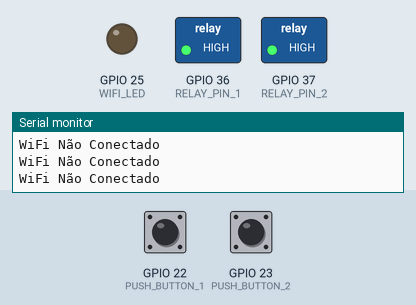
This sketch was run on a simulated ESP32. On the bench: switched loads named in the sketch (green lamp = pin HIGH), output pins drawn as LEDs (lit = HIGH), the last lines printed to the serial monitor. Dashed ring = blinking. The inputs (shaded band) are chosen by the test bench; at power-on: GPIO 22 (PUSH_BUTTON_1) HIGH, GPIO 23 (PUSH_BUTTON_2) HIGH. WiFi joins after 1.5 s; servers stay silent unless stated.

Above: at 1.2 s.
1.3 s: GPIO 22 (PUSH_BUTTON_1) pulled LOW for 1 s
At 4.0 s:
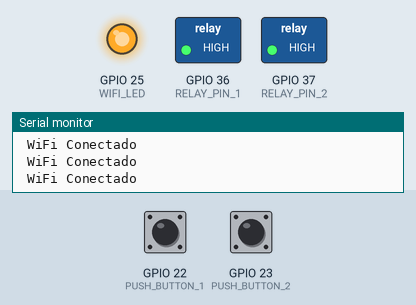
4.5 s: GPIO 23 (PUSH_BUTTON_2) pulled LOW for 3.2 s
At 4.6 s:
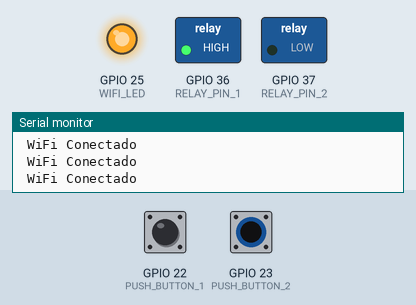
9.2 s: GPIO 22 (PUSH_BUTTON_1) pulled LOW for 0.15 s
At 10.2 s:
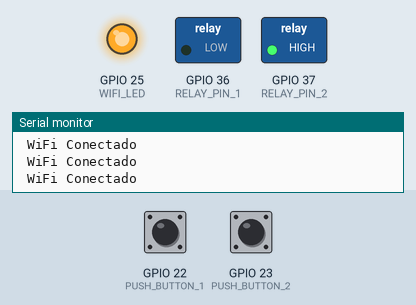
10.8 s: GPIO 23 (PUSH_BUTTON_2) pulled LOW for 1 s
At 12.2 s:
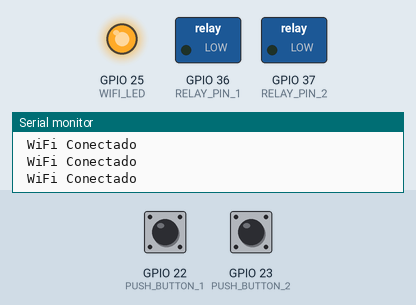
13.3 s: GPIO 23 (PUSH_BUTTON_2) pulled LOW for 0.15 s
At 14.4 s:
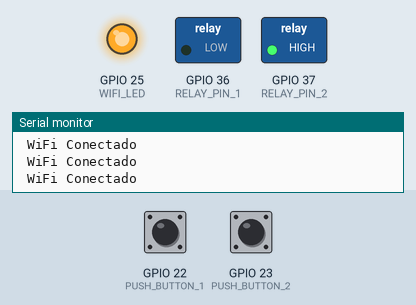
16.4 s: GPIO 22 (PUSH_BUTTON_1) pulsed LOW 2 times (0.12 s each, 0.3 s apart)
At 16.56 s:
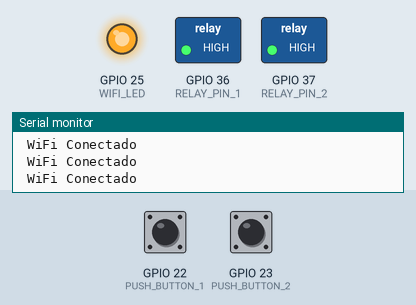
Timing chart, 0 to 19.4 s (numbered marks = the images above; inputs shaded):
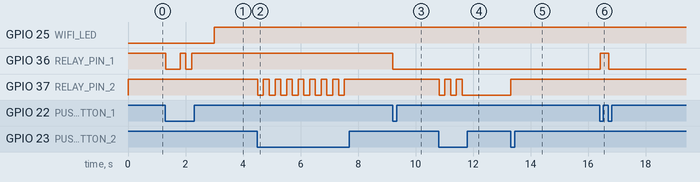

Measured:
- after the input at 1.3 s, GPIO 36 (RELAY_PIN_1): HIGH → LOW at once, → HIGH 0.50 s later, → LOW 0.20 s later, → HIGH 0.20 s later
- after the input at 4.5 s, GPIO 37 (RELAY_PIN_2): alternates HIGH for 0.20 s and LOW for 0.20 s, 16 changes in all, then stays HIGH, starting at once
- after the input at 9.2 s, GPIO 36 (RELAY_PIN_1): HIGH → LOW at once
- after the input at 10.8 s, GPIO 37 (RELAY_PIN_2): alternates HIGH for 0.20 s and LOW for 0.20 s, 5 changes in all, then stays LOW, starting at once
- after the input at 13.3 s, GPIO 37 (RELAY_PIN_2): LOW → HIGH at once
- after the input at 16.4 s, GPIO 36 (RELAY_PIN_1): LOW → HIGH at once, → LOW 0.29 s later

The sketch:

AutomacaoResidencial-2botoes-2reles.ino
```cpp
#include <WiFi.h>
#include <WiFiClient.h>
#include <DHT.h>
#include <BlynkSimpleEsp32.h>

BlynkTimer timer;

int toggleState_1 = 1;
int pushButton1State = HIGH;

int toggleState_2 = 1;
int pushButton2State = HIGH;

int wifiFlag = 0;

// --- Mapeamento de Hardware ---
int  BLYNK_PRINT = Serial;
int  DHTTYPE = DHT22;
int  DHTPIN  =  38;

DHT dht(DHTPIN, DHTTYPE);

#define AUTH "WW7eZUxja-yaJ04fANp6KF-z0N1K63Jg"                 // You should get Auth Token in the Blynk App.
#define WIFI_SSID "RVR 2,4GHz"             //Enter Wifi Name
#define WIFI_PASS "RodrigoValRobson2021"         //Enter wifi Password

#define RELAY_PIN_1      36   //D12 Pinos funcionais
#define RELAY_PIN_2      37   //D23 Pinos funcionais
#define WIFI_LED         25   //D25

#define PUSH_BUTTON_1    22   //D13 Pinos funcionais
#define PUSH_BUTTON_2    23   //D21 Pinos funcionais

#define VPIN_BUTTON_1    V1
#define VPIN_BUTTON_2    V2

void relayOnOff(int relay){

    switch(relay){
      case 1:
             if(toggleState_1 == 0){
              digitalWrite(RELAY_PIN_1, HIGH); // turn on relay 1
              toggleState_1 = 1;
              }
             else{
              digitalWrite(RELAY_PIN_1, LOW); // turn off relay 1
              toggleState_1 = 0;
              }
             delay(200);
      break;
      case 2:
             if(toggleState_2 == 0){
              digitalWrite(RELAY_PIN_2, HIGH); // turn on relay 2
              toggleState_2 = 1;
              }
             else{
              digitalWrite(RELAY_PIN_2, LOW); // turn off relay 2
              toggleState_2 = 0;
              }
             delay(200);
      break;
      default : break;
      }
}

BLYNK_CONNECTED() {
  // Request the latest state from the server
  Blynk.syncVirtual(VPIN_BUTTON_1);
  Blynk.syncVirtual(VPIN_BUTTON_2);
}

// When App button is pushed - switch the state

BLYNK_WRITE(VPIN_BUTTON_1) {
  toggleState_1 = param.asInt();
  digitalWrite(RELAY_PIN_1, toggleState_1);
}

BLYNK_WRITE(VPIN_BUTTON_2) {
  toggleState_2 = param.asInt();
  digitalWrite(RELAY_PIN_2, toggleState_2);
}

void with_internet(){
  if (digitalRead(PUSH_BUTTON_1) == LOW) {
      relayOnOff(1);
      // Update Button Widget
      Blynk.virtualWrite(VPIN_BUTTON_1, toggleState_1);
    }
  if (digitalRead(PUSH_BUTTON_2) == LOW) {
      relayOnOff(2);
      // Update Button Widget
      Blynk.virtualWrite(VPIN_BUTTON_2, toggleState_2);
    }
}
void without_internet(){
  if (digitalRead(PUSH_BUTTON_1) == LOW) {
      relayOnOff(1);
    }
  if (digitalRead(PUSH_BUTTON_2) == LOW) {
      relayOnOff(2);
    }
}

void checkBlynkStatus() { // called every 3 seconds by SimpleTimer

  bool isconnected = Blynk.connected();
  if (isconnected == false) {
    wifiFlag = 1;
    digitalWrite(WIFI_LED, LOW);
  }
  if (isconnected == true) {
    wifiFlag = 0;
    digitalWrite(WIFI_LED, HIGH);
  }
}

void sendSensor(){
  float h = dht.readHumidity();
  float t = dht.readTemperature();//Ou dht.readTemperature(true) para temperatura em Fahrenheit
  if (isnan(h) || isnan(t)) {
  Serial.begin(115200);
  Serial.println("Falha na leitura do Sensor DHT22!");
  return;
}
  Blynk.virtualWrite(V5, t);//BOTÃO VIRTUAL V5
  Blynk.virtualWrite(V6, h);//BOTÃO VIRTUAL V6
}

void setup()
{
  Serial.begin(9600);

  pinMode(RELAY_PIN_1, OUTPUT);
  pinMode(PUSH_BUTTON_1, INPUT_PULLUP);
  digitalWrite(RELAY_PIN_1, toggleState_1);

  pinMode(RELAY_PIN_2, OUTPUT);
  pinMode(PUSH_BUTTON_2, INPUT_PULLUP);
  digitalWrite(RELAY_PIN_2, toggleState_2);

  pinMode(WIFI_LED, OUTPUT);

  pinMode(DHTPIN, OUTPUT);

  WiFi.begin(WIFI_SSID, WIFI_PASS);
  timer.setInterval(3000L, checkBlynkStatus); // check if Blynk server is connected every 3 seconds
  Blynk.config(AUTH);

}

void loop()
{
  if (WiFi.status() != WL_CONNECTED)
  {
    Serial.println("WiFi Não Conectado");
  }
  else
  {
    Serial.println(" WiFi Conectado");
    Blynk.run();
  }

  timer.run(); // Initiates SimpleTimer
  if (wifiFlag == 0)
    with_internet();
  else
    without_internet();
}
```
